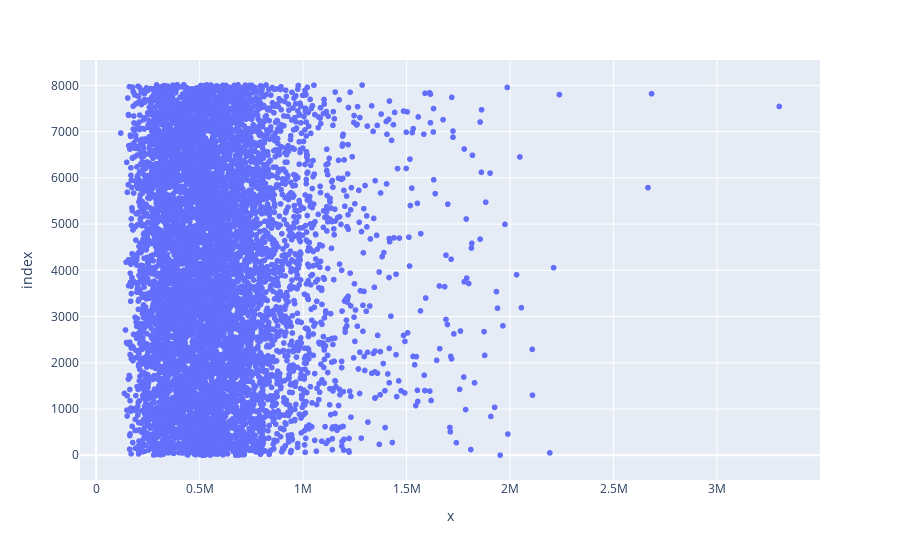

The notebook cell this image was saved under:
### Code cell
import plotly.express as px
x = df['Distance']
y = df['Price']
fig = px.scatter(x,y)
fig.show()

### Figure 1 — Plotly figure (JSON) as saved in the notebook; plotly's stock layout.template omitted (floating-point values rounded to 4 significant figures; data arrays with more than 128 entries replaced by an {"elided": "..."} marker saying what was removed)
{"data": [{"hovertemplate": "x=%{x}<br>index=%{y}<extra></extra>", "legendgroup": "", "marker": {"color": "#636efa", "symbol": "circle"}, "mode": "markers", "name": "", "showlegend": false, "type": "scattergl", "x": {"elided": "8014 int values"}, "xaxis": "x", "y": {"elided": "8014 int values"}, "yaxis": "y"}], "layout": {"legend": {"tracegroupgap": 0}, "margin": {"t": 60}, "xaxis": {"anchor": "y", "domain": [0, 1], "title": {"text": "x"}}, "yaxis": {"anchor": "x", "domain": [0, 1], "title": {"text": "index"}}}}
